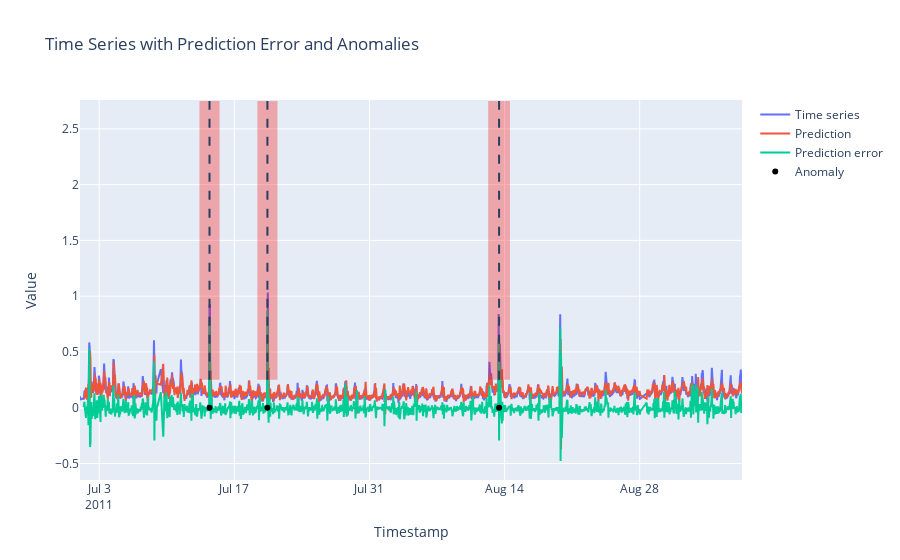

Notebook code cell kept with this figure:
### Code cell
fig = go.Figure()
fig = plot_results_timeseries(fig, df, y_pred_net, pred_error_net, anomaly_times, anomaly_windows, n_burn_in)
fig.show()

### Figure 1 — Plotly figure (JSON) as saved in the notebook; plotly's stock layout.template omitted (floating-point values rounded to 4 significant figures; data arrays with more than 128 entries replaced by an {"elided": "..."} marker saying what was removed)
{"data": [{"mode": "lines", "name": "Time series", "type": "scatter", "x": {"elided": "1538 str values"}, "y": {"elided": "1538 float values"}}, {"mode": "lines", "name": "Prediction", "type": "scatter", "x": {"elided": "1529 str values"}, "y": {"elided": "1529 float values"}}, {"mode": "lines", "name": "Prediction error", "type": "scatter", "x": {"elided": "1529 str values"}, "y": {"elided": "1529 float values"}}, {"marker": {"color": "black"}, "mode": "markers", "name": "Anomaly", "type": "scatter", "x": ["2011-07-14T10:15:01", "2011-07-20T10:15:01", "2011-08-13T10:15:01"], "y": [0, 0, 0]}], "layout": {"shapes": [{"fillcolor": "red", "line": {"width": 0}, "opacity": 0.3, "type": "rect", "x0": "2011-07-13T09:15:01", "x1": "2011-07-15T11:15:01", "y0": null, "y1": null}, {"fillcolor": "red", "line": {"width": 0}, "opacity": 0.3, "type": "rect", "x0": "2011-07-19T09:15:01", "x1": "2011-07-21T11:15:01", "y0": null, "y1": null}, {"fillcolor": "red", "line": {"width": 0}, "opacity": 0.3, "type": "rect", "x0": "2011-08-12T07:15:01", "x1": "2011-08-14T13:15:01", "y0": null, "y1": null}, {"line": {"dash": "dash"}, "type": "line", "x0": "2011-07-14T10:15:01", "x1": "2011-07-14T10:15:01", "y0": null, "y1": null}, {"line": {"dash": "dash"}, "type": "line", "x0": "2011-07-20T10:15:01", "x1": "2011-07-20T10:15:01", "y0": null, "y1": null}, {"line": {"dash": "dash"}, "type": "line", "x0": "2011-08-13T10:15:01", "x1": "2011-08-13T10:15:01", "y0": null, "y1": null}], "title": {"text": "Time Series with Prediction Error and Anomalies"}, "xaxis": {"title": {"text": "Timestamp"}}, "yaxis": {"title": {"text": "Value"}}}}
